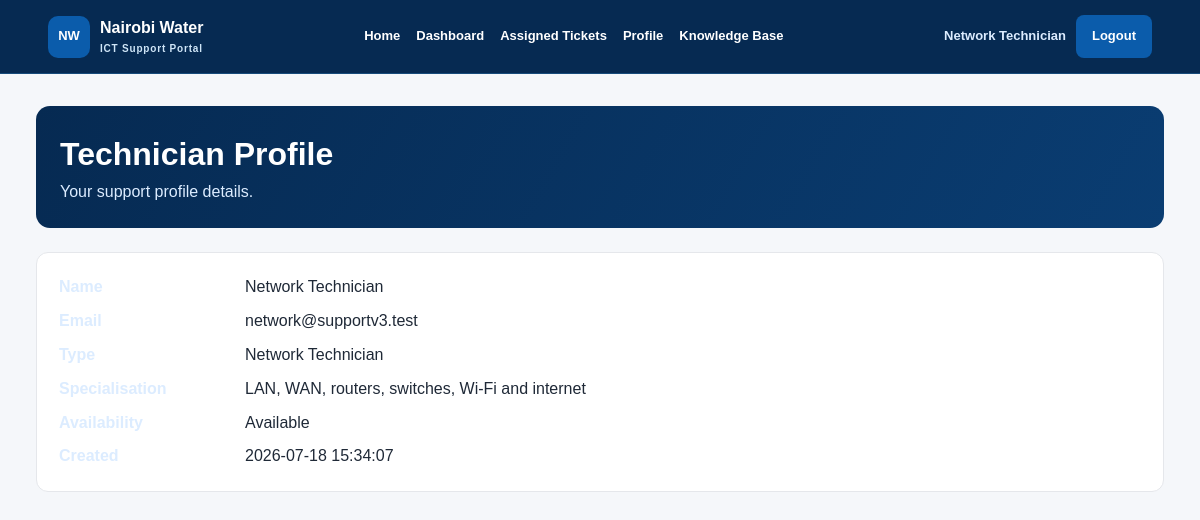
/technician/profile.php (signed in), run on the app's committed database.
### tables this page shows
CREATE TABLE technicians (
    id INT UNSIGNED AUTO_INCREMENT PRIMARY KEY,
    user_id INT UNSIGNED NOT NULL UNIQUE,
    technician_type VARCHAR(120) NOT NULL,
    specialization VARCHAR(160) NULL,
    availability ENUM('Available','Busy','Offline')
        NOT NULL DEFAULT 'Available',
    created_at TIMESTAMP DEFAULT CURRENT_TIMESTAMP,
    updated_at TIMESTAMP DEFAULT CURRENT_TIMESTAMP
        ON UPDATE CURRENT_TIMESTAMP,

    CONSTRAINT fk_technician_user
        FOREIGN KEY (user_id)
        REFERENCES users(id)
        ON DELETE CASCADE
        ON UPDATE CASCADE
);

CREATE TABLE users (
    id INT UNSIGNED AUTO_INCREMENT PRIMARY KEY,
    name VARCHAR(120) NOT NULL,
    email VARCHAR(160) NOT NULL UNIQUE,
    department_id INT UNSIGNED NULL,
    password VARCHAR(255) NOT NULL,
    role ENUM('user','technician','admin') NOT NULL DEFAULT 'user',
    account_status ENUM('Active','Inactive','Suspended')
        NOT NULL DEFAULT 'Active',
    last_login DATETIME NULL,
    created_at TIMESTAMP DEFAULT CURRENT_TIMESTAMP,
    updated_at TIMESTAMP DEFAULT CURRENT_TIMESTAMP
        ON UPDATE CURRENT_TIMESTAMP,

    CONSTRAINT fk_users_department
        FOREIGN KEY (department_id)
        REFERENCES departments(id)
        ON DELETE SET NULL
        ON UPDATE CASCADE
);

### includes/auth.php (called while the page is built, shortened)
<?php
function e($value): string {
    return htmlspecialchars((string)$value, ENT_QUOTES, "UTF-8");
}
?>

### technician/profile.php (the view, shortened to what this page needs)
<?php
require_once "../includes/auth.php";
require_once "../config/db.php";
$userId=(int)$_SESSION["user_id"];
$stmt=$conn->prepare(
    "SELECT u.name,u.email,t.technician_type,t.specialization,t.availability,t.created_at
     FROM technicians t
     JOIN users u ON u.id=t.user_id
     WHERE t.user_id=?"
);
$stmt->bind_param("i",$userId);
$stmt->execute();
$profile=$stmt->get_result()->fetch_assoc();
?>
<!DOCTYPE html>
<html><head><meta charset="UTF-8"><meta name="viewport" content="width=device-width,initial-scale=1"><title>Technician Profile</title><link rel="stylesheet" href="../css/style.css"></head>
<body><?php include "../includes/nav.php"; ?><main class="container">
<div class="dashboard-header"><div><h1>Technician Profile</h1><p>Your support profile details.</p></div></div>
<section class="panel"><div class="kv">
<strong>Name</strong><span><?= e($profile["name"]) ?></span>
<strong>Email</strong><span><?= e($profile["email"]) ?></span>
<strong>Type</strong><span><?= e($profile["technician_type"]) ?></span>
<strong>Specialisation</strong><span><?= e($profile["specialization"] ?? "-") ?></span>
<strong>Availability</strong><span><?= e($profile["availability"]) ?></span>
<strong>Created</strong><span><?= e($profile["created_at"]) ?></span>
</div></section></main></body></html>

### css/style.css (style rules this page uses)
:root { --red:#0b5cab;--red-dark:#073f78;--navy:#062a52;--ink:#1f2937;--muted:#667085; --line:#e5e7eb;--soft:#f5f7fa;--white:#ffffff;--green:#168447;--amber:#8a6400; }
* { box-sizing:border-box;margin:0;padding:0 }
body { font-family:Arial,Helvetica,sans-serif;background:var(--soft);color:var(--ink);line-height:1.55 }
.container { width:min(1180px,94%);margin:32px auto }
.dashboard-header { display:flex;justify-content:space-between;align-items:center;gap:18px;margin-bottom:24px }
.dashboard-header p { color:var(--muted) }
.panel { background:#fff;border:1px solid var(--line);border-radius:12px;padding:22px;margin-bottom:22px }
.kv { display:grid;grid-template-columns:170px 1fr;gap:9px 16px }
.kv strong { color:#dcecff }
.dashboard-header { background:linear-gradient(120deg,#062a52,#0a3d72);color:#fff;padding:24px;border-radius:14px }
.dashboard-header p { color:#dcecff }

### data on the page
technicians: user.name "Network Technician", user.email "network@supportv3.test", technician_type "Network Technician", specialization "LAN, WAN, routers, switches, Wi-Fi and internet", availability "Available", created_at "2026-07-18 15:34:07"

### other printed values
$_SESSION["name"] "Network Technician"
